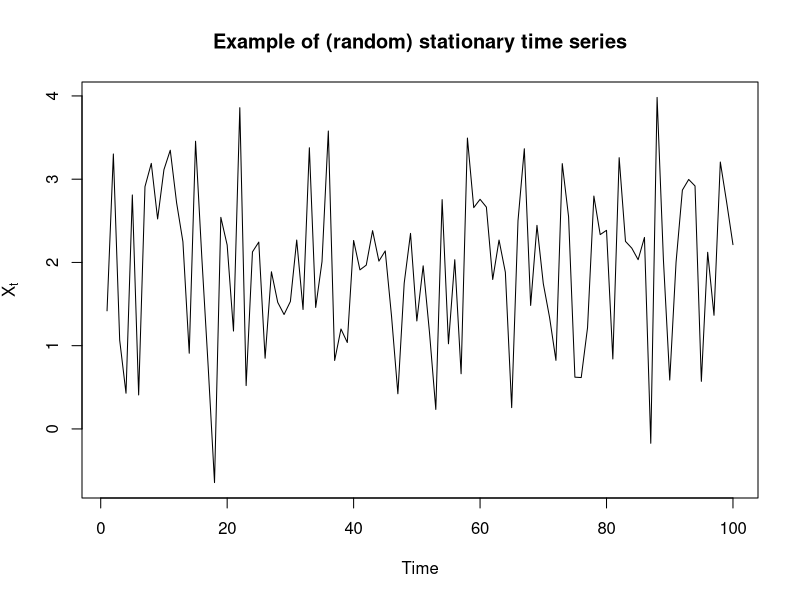
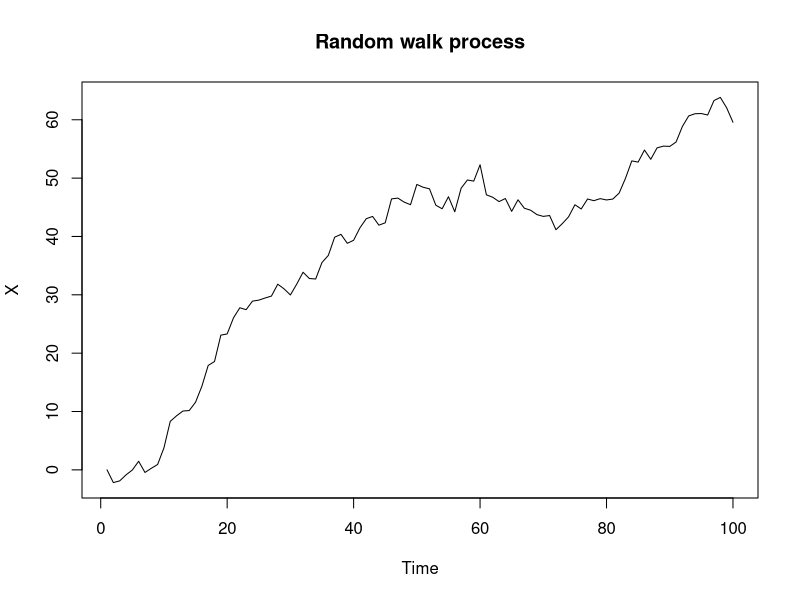

Here is the R script that generated these plots, in order:
#Simulate a TS

#A time series, in which the observations fluctuate around a constant mean, have continuous variance and stochastically independent, is a random time series. Such time series doesn't exhibit any pattern:
#Observations do not tend upwards or downwards
#Variance does not increase or decrease with time
#Observations do not tend to be large in some periods than others

#Simulation of a random time series
# purely random process with mean 0 and standard deviation 1.5
eps <- rnorm(100, mean = 0, sd = 1)
mu <- 2 # the constant mean
# The process
X_t <- mu + eps

# plotting the time series
ts.plot(X_t, main = "Example of (random) stationary time series", ylab = expression(X[t]))
#The simulated process fluctuates around the constant mean μ=2.


#Random Walk
# seed X_0 = 0
X <- 0
# purely random process with mean 0 and standard deviation 1.5
Z <- rnorm(100, mean = 0.5, sd = 1.5)

# the process
for (i in 2:length(Z)){
  X[i] <- X[i-1] + Z[i]
}

# process plotting
ts.plot(X, main = "Random walk process")
